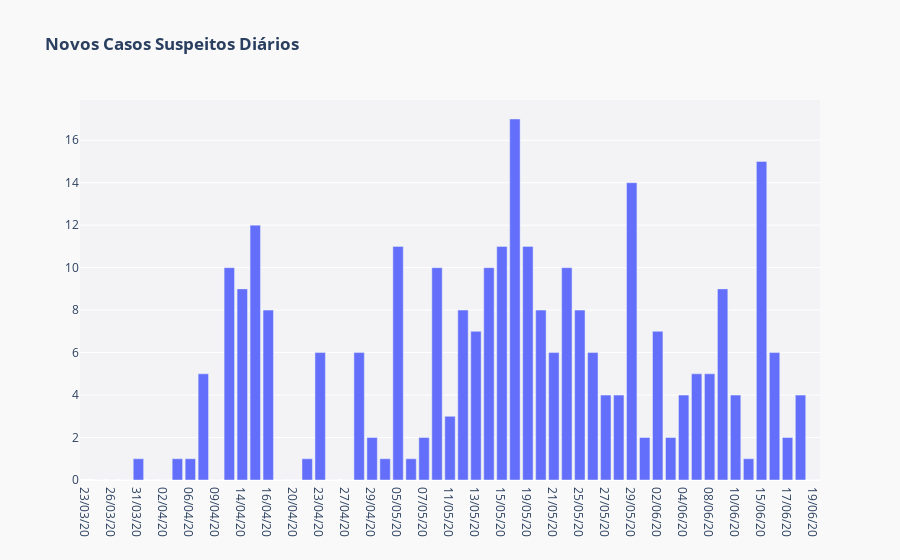

Here is the notebook cell this chart was saved with:
### Code cell
trace = go.Bar(x = data['Data'],
               y = data['Novos Suspeitos'],
               offsetgroup=0)

layout = go.Layout(
        title = '<b>Novos Casos Suspeitos Diários</b>',
        paper_bgcolor='rgba(0,0,50,0.025)',
        plot_bgcolor='rgba(0,0,50,0.025)')

dat = [trace]
fig = go.Figure(data=dat, layout=layout)
py.iplot(fig)

### Figure 1 — Plotly figure (JSON) as saved in the notebook; plotly's stock layout.template omitted (floating-point values rounded to 4 significant figures)
{"data": [{"offsetgroup": "0", "type": "bar", "x": ["23/03/20", "25/03/20", "26/03/20", "27/03/20", "31/03/20", "01/04/20", "02/04/20", "03/04/20", "06/04/20", "08/04/20", "09/04/20", "13/04/20", "14/04/20", "15/04/20", "16/04/20", "17/04/20", "20/04/20", "22/04/20", "23/04/20", "24/04/20", "27/04/20", "28/04/20", "29/04/20", "04/05/20", "05/05/20", "06/05/20", "07/05/20", "08/05/20", "11/05/20", "12/05/20", "13/05/20", "14/05/20", "15/05/20", "18/05/20", "19/05/20", "20/05/20", "21/05/20", "22/05/20", "25/05/20", "26/05/20", "27/05/20", "28/05/20", "29/05/20", "01/06/20", "02/06/20", "03/06/20", "04/06/20", "05/06/20", "08/06/20", "09/06/20", "10/06/20", "12/06/20", "15/06/20", "16/06/20", "17/06/20", "18/06/20", "19/06/20"], "y": [null, 0, 0, 0, 1, 0, 0, 1, 1, 5, 0, 10, 9, 12, 8, 0, 0, 1, 6, 0, 0, 6, 2, 1, 11, 1, 2, 10, 3, 8, 7, 10, 11, 17, 11, 8, 6, 10, 8, 6, 4, 4, 14, 2, 7, 2, 4, 5, 5, 9, 4, 1, 15, 6, 2, 4, 0]}], "layout": {"paper_bgcolor": "rgba(0,0,50,0.025)", "plot_bgcolor": "rgba(0,0,50,0.025)", "title": {"text": "<b>Novos Casos Suspeitos Diários</b>"}}}
